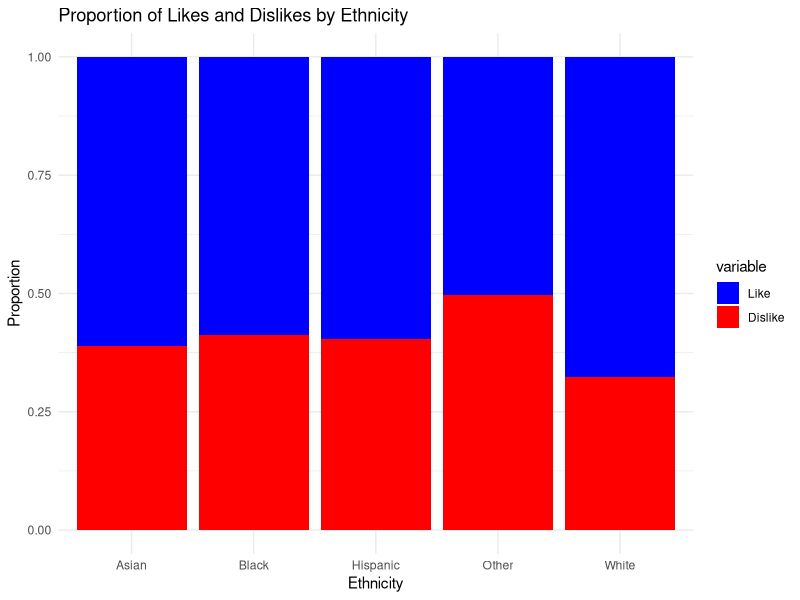

Source code (R):
## ---- chunk 1

library(MCMCpack)
library(ggplot2)

# Section
# Parameters
alpha <- c(3, 4, 2, 5, 3)
p_like <- 0.6
N <- 1000

# Step 1: Generate proportions
p <- as.numeric(rdirichlet(1, alpha))

# Step 2: Sample counts per ethnicity
n_row <- as.numeric(rmultinom(1, N, prob = p))

# Step 3: Generate likes/dislikes
likes <- rbinom(length(n_row), size = n_row, prob = p_like)
dislikes <- n_row - likes

ct_dirichlet <- data.frame(
  Ethnicity = c("White", "Black", "Hispanic", "Asian", "Other"),
  Like = likes,
  Dislike = dislikes
)

print(ct_dirichlet)


# Section 
set.seed(123)
N <- 1000
ethnicities <- c("White", "Black", "Hispanic", "Asian", "Other")
pi <- c(0.3, 0.25, 0.2, 0.15, 0.1)
p_like <- 0.6

E <- sample(ethnicities, size = N, replace = TRUE, prob = pi)
P <- rbinom(N, 1, p_like)
Preference <- ifelse(P == 1, "Like", "Dislike")

ct_categorical <- as.data.frame.matrix(table(E, Preference))
print(ct_categorical)

library(reshape2)
library(ggplot2)

ct_melt <- melt(ct_dirichlet, id.vars = "Ethnicity")
ggplot(ct_melt, aes(x = Ethnicity, y = value, fill = variable)) +
  geom_bar(stat = "identity", position = "fill") +
  scale_fill_manual(values = c("blue", "red")) +
  labs(y = "Proportion", title = "Proportion of Likes and Dislikes by Ethnicity") +
  theme_minimal()
